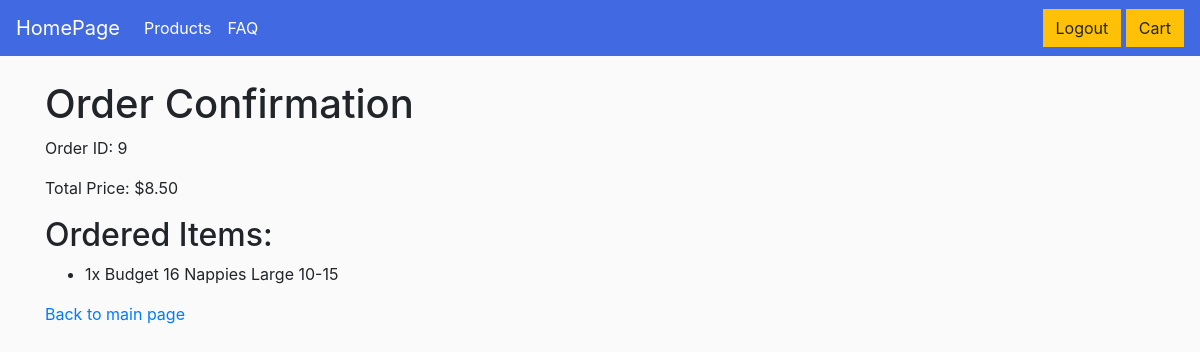
The app's page /order_confirmation/ (signed in) with its own data.
### store/models.py (models this page shows, shortened)
class Order(models.Model):
    customer = models.ForeignKey(Customer, on_delete=models.SET_NULL, null=True, blank=True)
    date_ordered = models.DateTimeField(auto_now_add=True)
    complete = models.BooleanField(default=False)
    transaction_id = models.CharField(max_length=100, null=True)
    shipping_status = models.CharField(max_length=50, null=True, default='Pending')
    payment_status = models.CharField(max_length=50, null=True, default='Pending')
    @property
    def get_cart_total(self):
        orderitems = self.orderitem_set.all()
        total = sum([item.get_total for item in orderitems])
        return total

class OrderItem(models.Model):
    product = models.ForeignKey(Product, on_delete=models.SET_NULL, null=True)
    order = models.ForeignKey(Order, on_delete=models.SET_NULL, null=True)
    quantity = models.IntegerField(default=0, null=True, blank=True)
    date_added = models.DateTimeField(auto_now_add=True)
    @property
    def get_total(self):
        total = self.product.current_price * self.quantity
        return total

class Product(models.Model):
    item_id = models.IntegerField(null=False, blank=True, primary_key=True)
    item_code = models.CharField(max_length=100)
    item_name = models.CharField(max_length=255)
    category_id = models.IntegerField()
    current_price = models.FloatField()

### store/views.py (the view)
# urls.py: path('order_confirmation/', views.order_confirmation, name = 'order_confirmation'),
def order_confirmation(request):
    customer = None #Set the customer to None
    if request.user.is_authenticated:
        customer = request.user.customer
    else:
        session_cart = request.session.get('cart', {})
        guest_email = session_cart.get('email')
        if guest_email:
            customer = Customer.objects.get(email=guest_email)
    if customer:
        order = Order.objects.filter(customer=customer, complete=True).latest('date_ordered')
    else:
        order = None
    if not request.user.is_authenticated:
        request.session['cart'] = {}
    context = {'order': order}
    return render(request, 'store/order_confirmation.html', context)

### store/templates/store/order_confirmation.html
{% extends 'store/main.html' %}
{% load static %}
{% block content %}
    <h1>Order Confirmation</h1>
    {% if order %}
        <p>Order ID: {{ order.id }}</p>
        <p>Total Price: ${{ order.get_cart_total|floatformat:2 }}</p>
        <h2>Ordered Items:</h2>
        <ul>
            {% for item in order.orderitem_set.all %}
                <li> {{ item.quantity }}x {{ item.product.item_name }} </li>
            {% endfor %}
        </ul>
    {% else %}
        <p>No completed order found.</p>
    {% endif %}
    <a href="{% url 'product' %}"> Back to main page </a>
{% endblock content %}

### static/css/main.css (style rules this page uses)
body { background-color: hsl(0, 0%, 98%); }

### records on screen
Order: id "9", get_cart_total "8.50"
OrderItem: quantity "1", product.item_name "Budget 16 Nappies Large 10-15"
